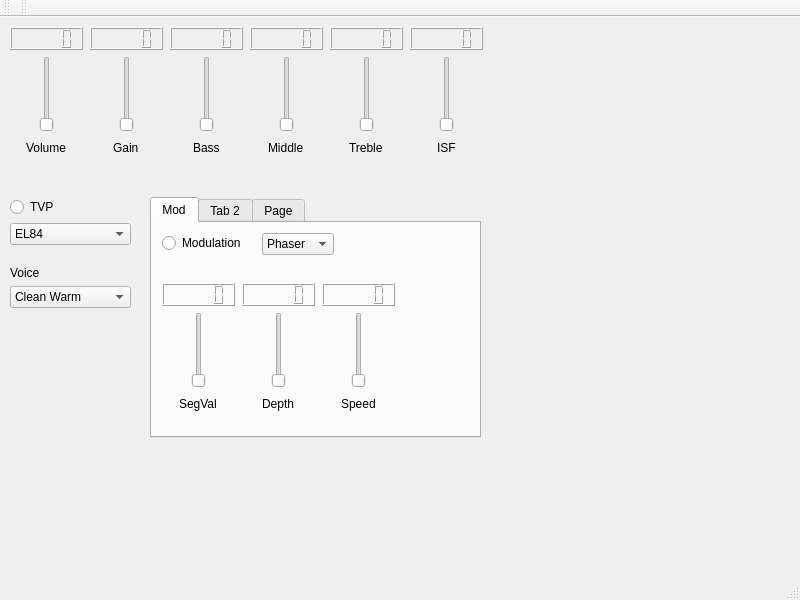
 <widget class="QMainWindow" name="MainWindow">
  <property name="geometry">
   <rect>
    <x>0</x>
    <y>0</y>
    <width>800</width>
    <height>600</height>
   </rect>
  </property>
  <property name="windowTitle">
   <string>MainWindow</string>
  </property>
  <widget class="QWidget" name="centralwidget">
   <widget class="QWidget" name="layoutWidget">
    <property name="geometry">
     <rect>
      <x>90</x>
      <y>10</y>
      <width>73</width>
      <height>131</height>
     </rect>
    </property>
    <layout class="QVBoxLayout" name="verticalLayout_3">
     <item>
      <layout class="QHBoxLayout" name="horizontalLayout_8">
       <item>
        <widget class="QLCDNumber" name="gainLcdNumber">
         <property name="maximumSize">
          <size>
           <width>16777215</width>
           <height>16777215</height>
          </size>
         </property>
        </widget>
       </item>
      </layout>
     </item>
     <item>
      <layout class="QHBoxLayout" name="horizontalLayout_9">
       <item>
        <widget class="QSlider" name="gainSlider">
         <property name="maximum">
          <number>127</number>
         </property>
         <property name="orientation">
          <enum>Qt::Vertical</enum>
         </property>
        </widget>
       </item>
      </layout>
     </item>
     <item>
      <layout class="QHBoxLayout" name="horizontalLayout_10">
       <item>
        <spacer name="horizontalSpacer_3">
         <property name="orientation">
          <enum>Qt::Horizontal</enum>
         </property>
         <property name="sizeHint" stdset="0">
          <size>
           <width>40</width>
           <height>20</height>
          </size>
         </property>
        </spacer>
       </item>
       <item alignment="Qt::AlignHCenter">
        <widget class="QLabel" name="label_2">
         <property name="text">
          <string>Gain</string>
         </property>
        </widget>
       </item>
       <item>
        <spacer name="horizontalSpacer_4">
         <property name="orientation">
          <enum>Qt::Horizontal</enum>
         </property>
         <property name="sizeHint" stdset="0">
          <size>
           <width>40</width>
           <height>20</height>
          </size>
         </property>
        </spacer>
       </item>
      </layout>
     </item>
    </layout>
   </widget>
   <widget class="QWidget" name="layoutWidget">
    <property name="geometry">
     <rect>
      <x>10</x>
      <y>10</y>
      <width>73</width>
      <height>131</height>
     </rect>
    </property>
    <layout class="QVBoxLayout" name="verticalLayout_2">
     <item>
      <layout class="QHBoxLayout" name="horizontalLayout_7">
       <item>
        <widget class="QLCDNumber" name="lcdNumber">
         <property name="maximumSize">
          <size>
           <width>16777215</width>
           <height>16777215</height>
          </size>
         </property>
        </widget>
       </item>
      </layout>
     </item>
     <item>
      <layout class="QHBoxLayout" name="horizontalLayout_3">
       <item>
        <widget class="QSlider" name="volumeSlider">
         <property name="maximum">
          <number>127</number>
         </property>
         <property name="orientation">
          <enum>Qt::Vertical</enum>
         </property>
        </widget>
       </item>
      </layout>
     </item>
     <item>
      <layout class="QHBoxLayout" name="horizontalLayout_6">
       <item>
        <spacer name="horizontalSpacer">
         <property name="orientation">
          <enum>Qt::Horizontal</enum>
         </property>
         <property name="sizeHint" stdset="0">
          <size>
           <width>40</width>
           <height>20</height>
          </size>
         </property>
        </spacer>
       </item>
       <item alignment="Qt::AlignHCenter">
        <widget class="QLabel" name="label">
         <property name="text">
          <string>Volume</string>
         </property>
        </widget>
       </item>
       <item>
        <spacer name="horizontalSpacer_2">
         <property name="orientation">
          <enum>Qt::Horizontal</enum>
         </property>
         <property name="sizeHint" stdset="0">
          <size>
           <width>40</width>
           <height>20</height>
          </size>
         </property>
        </spacer>
       </item>
      </layout>
     </item>
    </layout>
   </widget>
   <widget class="QWidget" name="layoutWidget_2">
    <property name="geometry">
     <rect>
      <x>170</x>
      <y>10</y>
      <width>73</width>
      <height>131</height>
     </rect>
    </property>
    <layout class="QVBoxLayout" name="verticalLayout_4">
     <item>
      <layout class="QHBoxLayout" name="horizontalLayout_11">
       <item>
        <widget class="QLCDNumber" name="bassLcdNumber">
         <property name="maximumSize">
          <size>
           <width>16777215</width>
           <height>16777215</height>
          </size>
         </property>
        </widget>
       </item>
      </layout>
     </item>
     <item>
      <layout class="QHBoxLayout" name="horizontalLayout_12">
       <item>
        <widget class="QSlider" name="bassSlider">
         <property name="maximum">
          <number>127</number>
         </property>
         <property name="orientation">
          <enum>Qt::Vertical</enum>
         </property>
        </widget>
       </item>
      </layout>
     </item>
     <item>
      <layout class="QHBoxLayout" name="horizontalLayout_13">
       <item>
        <spacer name="horizontalSpacer_5">
         <property name="orientation">
          <enum>Qt::Horizontal</enum>
         </property>
         <property name="sizeHint" stdset="0">
          <size>
           <width>40</width>
           <height>20</height>
          </size>
         </property>
        </spacer>
       </item>
       <item alignment="Qt::AlignHCenter">
        <widget class="QLabel" name="label_3">
         <property name="text">
          <string>Bass</string>
         </property>
        </widget>
       </item>
       <item>
        <spacer name="horizontalSpacer_6">
         <property name="orientation">
          <enum>Qt::Horizontal</enum>
         </property>
         <property name="sizeHint" stdset="0">
          <size>
           <width>40</width>
           <height>20</height>
          </size>
         </property>
        </spacer>
       </item>
      </layout>
     </item>
    </layout>
   </widget>
   <widget class="QWidget" name="layoutWidget_3">
    <property name="geometry">
     <rect>
      <x>250</x>
      <y>10</y>
      <width>73</width>
      <height>131</height>
     </rect>
    </property>
    <layout class="QVBoxLayout" name="verticalLayout_5">
     <item>
      <layout class="QHBoxLayout" name="horizontalLayout_14">
       <item>
        <widget class="QLCDNumber" name="middleLcdNumber">
         <property name="maximumSize">
          <size>
           <width>16777215</width>
           <height>16777215</height>
          </size>
         </property>
        </widget>
       </item>
      </layout>
     </item>
     <item>
      <layout class="QHBoxLayout" name="horizontalLayout_15">
       <item>
        <widget class="QSlider" name="middleSlider">
         <property name="maximum">
          <number>127</number>
         </property>
         <property name="orientation">
          <enum>Qt::Vertical</enum>
         </property>
        </widget>
       </item>
      </layout>
     </item>
     <item>
      <layout class="QHBoxLayout" name="horizontalLayout_16">
       <item>
        <spacer name="horizontalSpacer_7">
         <property name="orientation">
          <enum>Qt::Horizontal</enum>
         </property>
         <property name="sizeHint" stdset="0">
          <size>
           <width>40</width>
           <height>20</height>
          </size>
         </property>
        </spacer>
       </item>
       <item alignment="Qt::AlignHCenter">
        <widget class="QLabel" name="label_4">
         <property name="text">
          <string>Middle</string>
         </property>
        </widget>
       </item>
       <item>
        <spacer name="horizontalSpacer_8">
         <property name="orientation">
          <enum>Qt::Horizontal</enum>
         </property>
         <property name="sizeHint" stdset="0">
          <size>
           <width>40</width>
           <height>20</height>
          </size>
         </property>
        </spacer>
       </item>
      </layout>
     </item>
    </layout>
   </widget>
   <widget class="QWidget" name="layoutWidget_4">
    <property name="geometry">
     <rect>
      <x>330</x>
      <y>10</y>
      <width>73</width>
      <height>131</height>
     </rect>
    </property>
    <layout class="QVBoxLayout" name="verticalLayout_7">
     <item>
      <layout class="QHBoxLayout" name="horizontalLayout_20">
       <item>
        <widget class="QLCDNumber" name="trebleLcdNumber">
         <property name="maximumSize">
          <size>
           <width>16777215</width>
           <height>16777215</height>
          </size>
         </property>
        </widget>
       </item>
      </layout>
     </item>
     <item>
      <layout class="QHBoxLayout" name="horizontalLayout_21">
       <item>
        <widget class="QSlider" name="trebleSlider">
         <property name="maximum">
          <number>127</number>
         </property>
         <property name="orientation">
          <enum>Qt::Vertical</enum>
         </property>
        </widget>
       </item>
      </layout>
     </item>
     <item>
      <layout class="QHBoxLayout" name="horizontalLayout_22">
       <item>
        <spacer name="horizontalSpacer_11">
         <property name="orientation">
          <enum>Qt::Horizontal</enum>
         </property>
         <property name="sizeHint" stdset="0">
          <size>
           <width>40</width>
           <height>20</height>
          </size>
         </property>
        </spacer>
       </item>
       <item alignment="Qt::AlignHCenter">
        <widget class="QLabel" name="label_6">
         <property name="text">
          <string>Treble</string>
         </property>
        </widget>
       </item>
       <item>
        <spacer name="horizontalSpacer_12">
         <property name="orientation">
          <enum>Qt::Horizontal</enum>
         </property>
         <property name="sizeHint" stdset="0">
          <size>
           <width>40</width>
           <height>20</height>
          </size>
         </property>
        </spacer>
       </item>
      </layout>
     </item>
    </layout>
   </widget>
   <widget class="QWidget" name="layoutWidget_5">
    <property name="geometry">
     <rect>
      <x>410</x>
      <y>10</y>
      <width>73</width>
      <height>131</height>
     </rect>
    </property>
    <layout class="QVBoxLayout" name="verticalLayout_8">
     <item>
      <layout class="QHBoxLayout" name="horizontalLayout_23">
       <item>
        <widget class="QLCDNumber" name="isfLcdNumber">
         <property name="maximumSize">
          <size>
           <width>16777215</width>
           <height>16777215</height>
          </size>
         </property>
        </widget>
       </item>
      </layout>
     </item>
     <item>
      <layout class="QHBoxLayout" name="horizontalLayout_24">
       <item>
        <widget class="QSlider" name="isfSlider">
         <property name="maximum">
          <number>127</number>
         </property>
         <property name="orientation">
          <enum>Qt::Vertical</enum>
         </property>
        </widget>
       </item>
      </layout>
     </item>
     <item>
      <layout class="QHBoxLayout" name="horizontalLayout_25">
       <item>
        <spacer name="horizontalSpacer_13">
         <property name="orientation">
          <enum>Qt::Horizontal</enum>
         </property>
         <property name="sizeHint" stdset="0">
          <size>
           <width>40</width>
           <height>20</height>
          </size>
         </property>
        </spacer>
       </item>
       <item alignment="Qt::AlignHCenter">
        <widget class="QLabel" name="label_7">
         <property name="text">
          <string>ISF</string>
         </property>
        </widget>
       </item>
       <item>
        <spacer name="horizontalSpacer_14">
         <property name="orientation">
          <enum>Qt::Horizontal</enum>
         </property>
         <property name="sizeHint" stdset="0">
          <size>
           <width>40</width>
           <height>20</height>
          </size>
         </property>
        </spacer>
       </item>
      </layout>
     </item>
    </layout>
   </widget>
   <widget class="QTabWidget" name="tabWidget">
    <property name="geometry">
     <rect>
      <x>150</x>
      <y>180</y>
      <width>331</width>
      <height>241</height>
     </rect>
    </property>
    <property name="currentIndex">
     <number>0</number>
    </property>
    <widget class="QWidget" name="tab">
     <attribute name="title">
      <string>Mod</string>
     </attribute>
     <widget class="QRadioButton" name="modRadioButton">
      <property name="geometry">
       <rect>
        <x>10</x>
        <y>10</y>
        <width>102</width>
        <height>20</height>
       </rect>
      </property>
      <property name="text">
       <string>Modulation</string>
      </property>
     </widget>
     <widget class="QComboBox" name="modComboBox">
      <property name="geometry">
       <rect>
        <x>110</x>
        <y>10</y>
        <width>72</width>
        <height>22</height>
       </rect>
      </property>
      <item>
       <property name="text">
        <string>Phaser</string>
       </property>
      </item>
      <item>
       <property name="text">
        <string>Flanger</string>
       </property>
      </item>
      <item>
       <property name="text">
        <string>Chorus</string>
       </property>
      </item>
      <item>
       <property name="text">
        <string>Tremolo</string>
       </property>
      </item>
     </widget>
     <widget class="QWidget" name="layoutWidget_6">
      <property name="geometry">
       <rect>
        <x>10</x>
        <y>60</y>
        <width>73</width>
        <height>131</height>
       </rect>
      </property>
      <layout class="QVBoxLayout" name="verticalLayout_11">
       <item>
        <layout class="QHBoxLayout" name="horizontalLayout_26">
         <item>
          <widget class="QLCDNumber" name="modSegValLcdNumber">
           <property name="maximumSize">
            <size>
             <width>16777215</width>
             <height>16777215</height>
            </size>
           </property>
          </widget>
         </item>
        </layout>
       </item>
       <item>
        <layout class="QHBoxLayout" name="horizontalLayout_27">
         <item>
          <widget class="QSlider" name="modSegValSlider">
           <property name="maximum">
            <number>31</number>
           </property>
           <property name="orientation">
            <enum>Qt::Vertical</enum>
           </property>
          </widget>
         </item>
        </layout>
       </item>
       <item>
        <layout class="QHBoxLayout" name="horizontalLayout_28">
         <item>
          <spacer name="horizontalSpacer_15">
           <property name="orientation">
            <enum>Qt::Horizontal</enum>
           </property>
           <property name="sizeHint" stdset="0">
            <size>
             <width>40</width>
             <height>20</height>
            </size>
           </property>
          </spacer>
         </item>
         <item alignment="Qt::AlignHCenter">
          <widget class="QLabel" name="modSegVallabel">
           <property name="text">
            <string>SegVal</string>
           </property>
           <property name="wordWrap">
            <bool>false</bool>
           </property>
           <property name="textInteractionFlags">
            <set>Qt::LinksAccessibleByMouse</set>
           </property>
          </widget>
         </item>
         <item>
          <spacer name="horizontalSpacer_16">
           <property name="orientation">
            <enum>Qt::Horizontal</enum>
           </property>
           <property name="sizeHint" stdset="0">
            <size>
             <width>40</width>
             <height>20</height>
            </size>
           </property>
          </spacer>
         </item>
        </layout>
       </item>
      </layout>
     </widget>
     <widget class="QWidget" name="layoutWidget_7">
      <property name="geometry">
       <rect>
        <x>90</x>
        <y>60</y>
        <width>73</width>
        <height>131</height>
       </rect>
      </property>
      <layout class="QVBoxLayout" name="verticalLayout_12">
       <item>
        <layout class="QHBoxLayout" name="horizontalLayout_29">
         <item>
          <widget class="QLCDNumber" name="modLevelLcdNumber">
           <property name="maximumSize">
            <size>
             <width>16777215</width>
             <height>16777215</height>
            </size>
           </property>
          </widget>
         </item>
        </layout>
       </item>
       <item>
        <layout class="QHBoxLayout" name="horizontalLayout_30">
         <item>
          <widget class="QSlider" name="modLevelSlider">
           <property name="maximum">
            <number>127</number>
           </property>
           <property name="orientation">
            <enum>Qt::Vertical</enum>
           </property>
          </widget>
         </item>
        </layout>
       </item>
       <item>
        <layout class="QHBoxLayout" name="horizontalLayout_31">
         <item>
          <spacer name="horizontalSpacer_17">
           <property name="orientation">
            <enum>Qt::Horizontal</enum>
           </property>
           <property name="sizeHint" stdset="0">
            <size>
             <width>40</width>
             <height>20</height>
            </size>
           </property>
          </spacer>
         </item>
         <item alignment="Qt::AlignHCenter">
          <widget class="QLabel" name="modLevelLabel">
           <property name="text">
            <string>Depth</string>
           </property>
          </widget>
         </item>
         <item>
          <spacer name="horizontalSpacer_18">
           <property name="orientation">
            <enum>Qt::Horizontal</enum>
           </property>
           <property name="sizeHint" stdset="0">
            <size>
             <width>40</width>
             <height>20</height>
            </size>
           </property>
          </spacer>
         </item>
        </layout>
       </item>
      </layout>
     </widget>
     <widget class="QWidget" name="layoutWidget_8">
      <property name="geometry">
       <rect>
        <x>170</x>
        <y>60</y>
        <width>73</width>
        <height>131</height>
       </rect>
      </property>
      <layout class="QVBoxLayout" name="verticalLayout_13">
       <item>
        <layout class="QHBoxLayout" name="horizontalLayout_32">
         <item>
          <widget class="QLCDNumber" name="modSpeedLcdNumber">
           <property name="maximumSize">
            <size>
             <width>16777215</width>
             <height>16777215</height>
            </size>
           </property>
          </widget>
         </item>
        </layout>
       </item>
       <item>
        <layout class="QHBoxLayout" name="horizontalLayout_33">
         <item>
          <widget class="QSlider" name="modSpeedSlider">
           <property name="maximum">
            <number>127</number>
           </property>
           <property name="orientation">
            <enum>Qt::Vertical</enum>
           </property>
          </widget>
         </item>
        </layout>
       </item>
       <item>
        <layout class="QHBoxLayout" name="horizontalLayout_34">
         <item>
          <spacer name="horizontalSpacer_19">
           <property name="orientation">
            <enum>Qt::Horizontal</enum>
           </property>
           <property name="sizeHint" stdset="0">
            <size>
             <width>40</width>
             <height>20</height>
            </size>
           </property>
          </spacer>
         </item>
         <item alignment="Qt::AlignHCenter">
          <widget class="QLabel" name="modSpeedLabel">
           <property name="text">
            <string>Speed</string>
           </property>
          </widget>
         </item>
         <item>
          <spacer name="horizontalSpacer_20">
           <property name="orientation">
            <enum>Qt::Horizontal</enum>
           </property>
           <property name="sizeHint" stdset="0">
            <size>
             <width>40</width>
             <height>20</height>
            </size>
           </property>
          </spacer>
         </item>
        </layout>
       </item>
      </layout>
     </widget>
    </widget>
    <widget class="QWidget" name="tab_2">
     <attribute name="title">
      <string>Tab 2</string>
     </attribute>
    </widget>
    <widget class="QWidget" name="tab_3">
     <attribute name="title">
      <string>Page</string>
     </attribute>
    </widget>
   </widget>
   <widget class="QWidget" name="verticalLayoutWidget_3">
    <property name="geometry">
     <rect>
      <x>10</x>
      <y>180</y>
      <width>121</width>
      <height>111</height>
     </rect>
    </property>
    <layout class="QVBoxLayout" name="verticalLayout_10">
     <item>
      <layout class="QVBoxLayout" name="verticalLayout">
       <item>
        <widget class="QRadioButton" name="TVPRadioButton">
         <property name="text">
          <string>TVP</string>
         </property>
        </widget>
       </item>
       <item>
        <widget class="QComboBox" name="TVPComboBox">
         <property name="currentIndex">
          <number>0</number>
         </property>
         <item>
          <property name="text">
           <string>EL84</string>
          </property>
         </item>
         <item>
          <property name="text">
           <string>6V6</string>
          </property>
         </item>
         <item>
          <property name="text">
           <string>EL34</string>
          </property>
         </item>
         <item>
          <property name="text">
           <string>KT66</string>
          </property>
         </item>
         <item>
          <property name="text">
           <string>6L6</string>
          </property>
         </item>
         <item>
          <property name="text">
           <string>KT88</string>
          </property>
         </item>
        </widget>
       </item>
      </layout>
     </item>
     <item>
      <spacer name="verticalSpacer">
       <property name="orientation">
        <enum>Qt::Vertical</enum>
       </property>
       <property name="sizeHint" stdset="0">
        <size>
         <width>20</width>
         <height>40</height>
        </size>
       </property>
      </spacer>
     </item>
     <item>
      <layout class="QVBoxLayout" name="verticalLayout_9">
       <item>
        <widget class="QLabel" name="label_9">
         <property name="text">
          <string>Voice</string>
         </property>
        </widget>
       </item>
       <item>
        <widget class="QComboBox" name="voiceComboBox">
         <item>
          <property name="text">
           <string>Clean Warm</string>
          </property>
         </item>
         <item>
          <property name="text">
           <string>Clean Bright</string>
          </property>
         </item>
         <item>
          <property name="text">
           <string>Crunch</string>
          </property>
         </item>
         <item>
          <property name="text">
           <string>Super Crunch</string>
          </property>
         </item>
         <item>
          <property name="text">
           <string>OD1</string>
          </property>
         </item>
         <item>
          <property name="text">
           <string>OD2</string>
          </property>
         </item>
        </widget>
       </item>
      </layout>
     </item>
    </layout>
   </widget>
  </widget>
  <widget class="QMenuBar" name="menubar">
   <property name="geometry">
    <rect>
     <x>0</x>
     <y>0</y>
     <width>800</width>
     <height>19</height>
    </rect>
   </property>
  </widget>
  <widget class="QStatusBar" name="statusbar"/>
  <widget class="QToolBar" name="toolBar">
   <property name="windowTitle">
    <string>toolBar</string>
   </property>
   <attribute name="toolBarArea">
    <enum>TopToolBarArea</enum>
   </attribute>
   <attribute name="toolBarBreak">
    <bool>false</bool>
   </attribute>
  </widget>
  <widget class="QToolBar" name="toolBar_2">
   <property name="windowTitle">
    <string>toolBar_2</string>
   </property>
   <attribute name="toolBarArea">
    <enum>TopToolBarArea</enum>
   </attribute>
   <attribute name="toolBarBreak">
    <bool>false</bool>
   </attribute>
  </widget>
 </widget>
